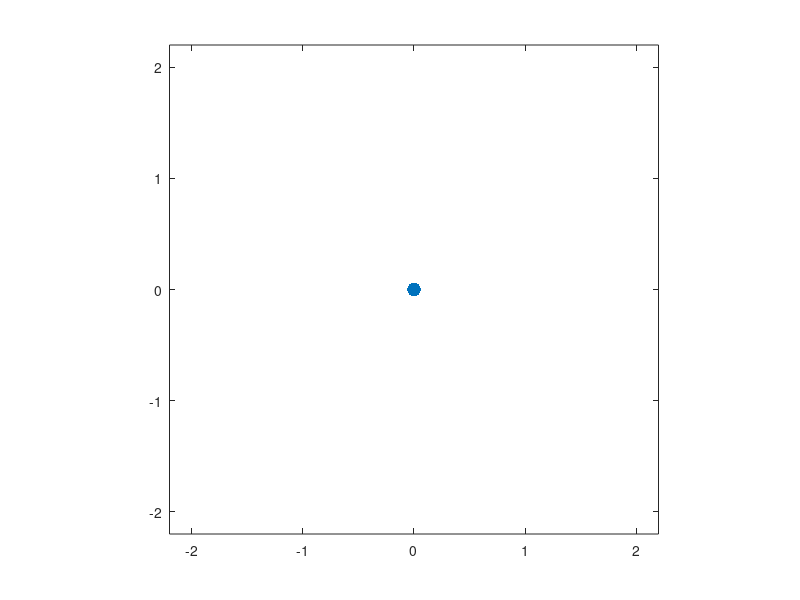

Source code (MATLAB): (Note: this script raises an error after producing the figure.)
function testDoubleLink
clear all; clf;

lengths 	= [1.0, 1.0];

% % states = [inner_velocity outer_velocity inner_angle outer_angle]
% states = [0.0; 0.0; 0.0; 0.0];
% action = [70.0;0.0];

h=plot(0,0,'MarkerSize',30,'Marker','.','LineWidth',2);
range=1.1*(lengths(1)+lengths(2)); axis([-range range -range range]); axis square;
set(gca,'nextplot','replacechildren');

load('good/1028.mat');i=1;
while(ishandle(h)==1)
    states = data.episodes(1).x(:,i);i=i+1;
    Xcoord=[0,-lengths(1)*sin(states(1)),-lengths(1)*sin(states(1))-lengths(2)*sin(states(3))];
    Ycoord=[0,lengths(1)*cos(states(1)),lengths(1)*cos(states(1))+lengths(2)*cos(states(3))];
    set(h,'XData', Xcoord,'YData', Ycoord);
    drawnow;
    
%     [states, ~] = twoLinkTwoTorqueDrawNextState(states, action);  
    
% %     if (states(1) > pi || states(1) < -pi)
%         states(1) = convertAngle(states(1));
% %     end
%     
% %     if (states(3) > pi || states(3) < -pi)
%         states(3) = convertAngle(states(3));
% %     end
%     delay(0.1);
end
end

function delay(seconds)
tic;
while toc < seconds
end
end